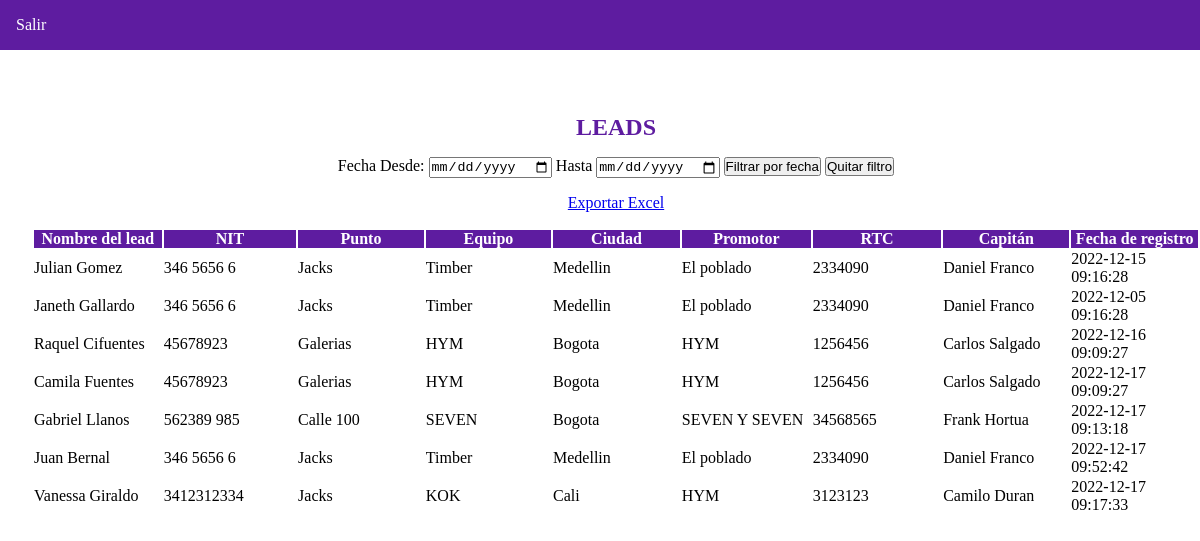
/administrator/records.php, run on the app's committed database.
### tables this page shows
CREATE TABLE `leads` (
  `id` int(11) UNSIGNED NOT NULL,
  `client_name` varchar(100) NOT NULL,
  `nit` varchar(10) NOT NULL,
  `place` varchar(100) NOT NULL,
  `team` varchar(100) NOT NULL,
  `city` varchar(100) NOT NULL,
  `promotor` varchar(100) NOT NULL,
  `RTC` int(100) NOT NULL,
  `captain` varchar(100) NOT NULL,
  `terms` tinyint(1) NOT NULL,
  `ip` varchar(200) NOT NULL,
  `reg_date` datetime NOT NULL DEFAULT current_timestamp() ON UPDATE current_timestamp()
);

### administrator/records.php (the view, shortened to what this page needs)
<?php
include('config.php');
if ($mysqli->connect_error) {
    echo " LO SENTIMOS, ESTE SITIO WEB ESTA EXPERIMENTANDO PROBLEMAS  <BR>";
    echo "error: Fallo al conectarse a mysql debido a:  " . $mysqli->connect_error . "<br>";
    exit();
} else {
    $leads = array();
    function allLeads($mysqli)
    {
        $sql = "SELECT * from leads";
        $result = mysqli_query($mysqli, $sql);
        while ($rows = mysqli_fetch_assoc($result)) {
            $leads[] = $rows;
        }
        return $leads;
    }
    if (isset($_POST['search'])) {
        $date1 = date("Y-m-d", strtotime($_POST['date1']));
        $date2 = date("Y-m-d", strtotime($_POST['date2']));
        $sql = "SELECT * from leads WHERE reg_date BETWEEN '$date1' AND '$date2'";
        $result = mysqli_query($mysqli, $sql);
        while ($rows = mysqli_fetch_assoc($result)) {
            $leads[] = $rows;
        }
    } else {
        $leads = allLeads($mysqli);
    }
} ?>
<!DOCTYPE html>
<html lang="en">
<head>
    <link rel="stylesheet" href="assets/css/record.css">
</head>
<body>
    <div class="header-container">
        <div class="header-record">
            <ul class="nav">
                <li><a href="logOut.php">Salir</a></li>
            </ul>
        </div>
        <div class="general-container">
            <h2>LEADS</h2>
            <form class="form-inline" method="POST" action="">
                <label>Fecha Desde:</label>
                <input type="date" class="form-control" placeholder="Start" name="date1" />
                <label>Hasta</label>
                <input type="date" class="form-control" placeholder="End" name="date2" />
                <button class="btn btn-primary" name="search"> Filtrar por fecha</button>
                <button class="btn btn-primary" name="remove"> Quitar filtro</button>
            </form>
            <div class="well-sm col-sm-12">
                <div class="btn-group pull-right">
                    <a href="export.php">Exportar Excel</a>
                </div>
            </div>
            <table id="" class="table table-striped table-bordered">
                <tr>
                    <th width=150 style="color: #ffffff;" bgcolor="#5e1ca0">Nombre del lead</th>
                    <th width=150 style="color: #ffffff;" bgcolor="#5e1ca0">NIT</th>
                    <th width=150 style="color: #ffffff;" bgcolor="#5e1ca0">Punto</th>
                    <th width=150 style="color: #ffffff;" bgcolor="#5e1ca0">Equipo</th>
                    <th width=150 style="color: #ffffff;" bgcolor="#5e1ca0">Ciudad</th>
                    <th width=150 style="color: #ffffff;" bgcolor="#5e1ca0">Promotor</th>
                    <th width=150 style="color: #ffffff;" bgcolor="#5e1ca0">RTC</th>
                    <th width=150 style="color: #ffffff;" bgcolor="#5e1ca0">Capitán</th>
                    <th width=150 style="color: #ffffff;" bgcolor="#5e1ca0">Fecha de registro</th>
                </tr>
                <tbody>
                    <?php foreach ($leads as $lead) { ?>
                    <tr>
                        <td>
                            <?php echo $lead['client_name']; ?>
                        </td>
                        <td>
                            <?php echo $lead['nit']; ?>
                        </td>
                        <td>
                            <?php echo $lead['place']; ?>
                        </td>
                        <td>
                            <?php echo $lead['team']; ?>
                        </td>
                        <td>
                            <?php echo $lead['city']; ?>
                        </td>
                        <td>
                            <?php echo $lead['promotor']; ?>
                        </td>
                        <td>
                            <?php echo $lead['RTC']; ?>
                        </td>
                        <td>
                            <?php echo $lead['captain']; ?>
                        </td>
                        <td>
                            <?php echo $lead['reg_date']; ?>
                        </td>
                    </tr>
                    <?php } ?>
                </tbody>
            </table>
        </div>
    </div>
</body>

### administrator/assets/css/record.css (style rules this page uses)
* { padding: 0; margin: 0; box-sizing: border-box; }
.general-container { margin-top: 3rem; margin-left: 2rem; display: flex; flex-direction: column; align-items: center; }
.general-container h2 { margin: 1rem; color: #5e1ca0; }
.header-record { background-color: #5e1ca0; padding: 1rem; color: #fff; }
.header-record ul li { list-style: none; }
.header-record ul li a { color: #fff; text-decoration: none; }
.pull-right { margin: 1rem; }

### data on the page
leads: client_name "Julian Gomez", nit "346 5656 6", place "Jacks", team "Timber", city "Medellin", promotor "El poblado", RTC "2334090", captain "Daniel Franco", reg_date "2022-12-15 09:16:28"
leads: client_name "Janeth Gallardo", nit "346 5656 6", place "Jacks", team "Timber", city "Medellin", promotor "El poblado", RTC "2334090", captain "Daniel Franco", reg_date "2022-12-05 09:16:28"
leads: client_name "Raquel Cifuentes", nit "45678923", place "Galerias", team "HYM", city "Bogota", promotor "HYM", RTC "1256456", captain "Carlos Salgado", reg_date "2022-12-16 09:09:27"
leads: client_name "Camila Fuentes", nit "45678923", place "Galerias", team "HYM", city "Bogota", promotor "HYM", RTC "1256456", captain "Carlos Salgado", reg_date "2022-12-17 09:09:27"
leads: client_name "Gabriel Llanos", nit "562389 985", place "Calle 100", team "SEVEN", city "Bogota", promotor "SEVEN Y SEVEN", RTC "34568565", captain "Frank Hortua", reg_date "2022-12-17 09:13:18"
leads: client_name "Juan Bernal", nit "346 5656 6", place "Jacks", team "Timber", city "Medellin", promotor "El poblado", RTC "2334090", captain "Daniel Franco", reg_date "2022-12-17 09:52:42"
leads: client_name "Vanessa Giraldo", nit "3412312334", place "Jacks", team "KOK", city "Cali", promotor "HYM", RTC "3123123", captain "Camilo Duran", reg_date "2022-12-17 09:17:33"
